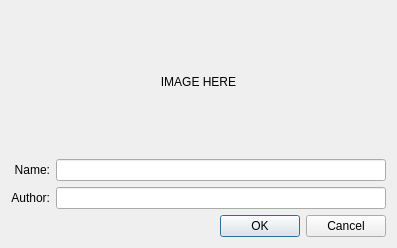
<?xml version="1.0" encoding="UTF-8"?>
<ui version="4.0">
 <class>PedalboardSave</class>
 <widget class="QDialog" name="PedalboardSave">
  <property name="geometry">
   <rect>
    <x>0</x>
    <y>0</y>
    <width>397</width>
    <height>248</height>
   </rect>
  </property>
  <property name="windowTitle">
   <string>Save Pedalboard</string>
  </property>
  <layout class="QGridLayout" name="gridLayout">
   <item row="0" column="0" colspan="2">
    <widget class="QLabel" name="label_image">
     <property name="text">
      <string>IMAGE HERE</string>
     </property>
     <property name="alignment">
      <set>Qt::AlignCenter</set>
     </property>
    </widget>
   </item>
   <item row="1" column="0">
    <widget class="QLabel" name="label_name">
     <property name="text">
      <string>Name:</string>
     </property>
     <property name="alignment">
      <set>Qt::AlignRight|Qt::AlignTrailing|Qt::AlignVCenter</set>
     </property>
    </widget>
   </item>
   <item row="1" column="1">
    <widget class="QLineEdit" name="le_name"/>
   </item>
   <item row="2" column="0">
    <widget class="QLabel" name="label_author">
     <property name="text">
      <string>Author:</string>
     </property>
     <property name="alignment">
      <set>Qt::AlignRight|Qt::AlignTrailing|Qt::AlignVCenter</set>
     </property>
    </widget>
   </item>
   <item row="2" column="1">
    <widget class="QLineEdit" name="le_author"/>
   </item>
   <item row="3" column="0" colspan="2">
    <widget class="QDialogButtonBox" name="buttonBox">
     <property name="orientation">
      <enum>Qt::Horizontal</enum>
     </property>
     <property name="standardButtons">
      <set>QDialogButtonBox::Cancel|QDialogButtonBox::Ok</set>
     </property>
    </widget>
   </item>
  </layout>
 </widget>
 <resources/>
 <connections>
  <connection>
   <sender>buttonBox</sender>
   <signal>accepted()</signal>
   <receiver>PedalboardSave</receiver>
   <slot>accept()</slot>
   <hints>
    <hint type="sourcelabel">
     <x>248</x>
     <y>254</y>
    </hint>
    <hint type="destinationlabel">
     <x>157</x>
     <y>274</y>
    </hint>
   </hints>
  </connection>
  <connection>
   <sender>buttonBox</sender>
   <signal>rejected()</signal>
   <receiver>PedalboardSave</receiver>
   <slot>reject()</slot>
   <hints>
    <hint type="sourcelabel">
     <x>316</x>
     <y>260</y>
    </hint>
    <hint type="destinationlabel">
     <x>286</x>
     <y>274</y>
    </hint>
   </hints>
  </connection>
 </connections>
</ui>
